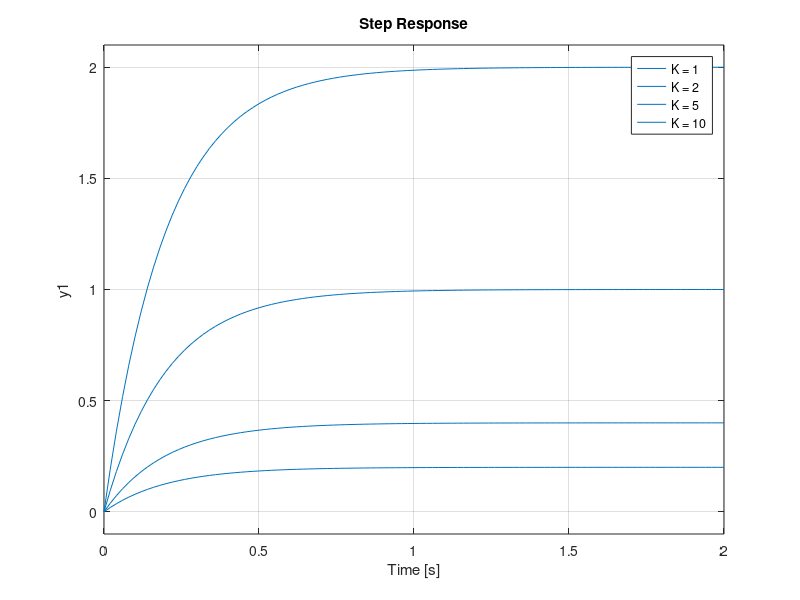

Here is the MATLAB script that generated this plot:
% Excercise: 3


p = -5;
K = [1, 2, 5, 10];


for b = 1 : length(K)
    sys = zpk([], p, K(b));
    hold on;
    grid on;
    step(ss(sys));
    legend({'K = 1','K = 2','K = 5','K = 10'});
end